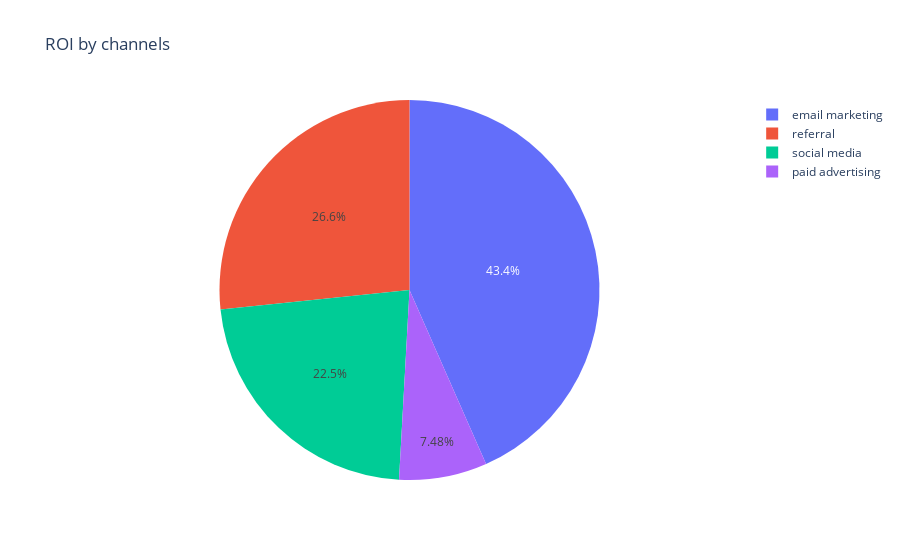

The code cell stored with this chart in its notebook:
### Markdown cell above
## Calculate the return on investment(ROI) for each channels

### Code cell
data['roi']=data['revenue']/data['cost']
roi_by_channels = data.groupby('channel')['roi'].mean().reset_index()
fig=px.pie(roi_by_channels, names='channel', values='roi', title= 'ROI by channels')
fig.show()

### Figure 1 — Plotly figure (JSON) as saved in the notebook; plotly's stock layout.template omitted (floating-point values rounded to 4 significant figures)
{"data": [{"domain": {"x": [0, 1], "y": [0, 1]}, "hovertemplate": "channel=%{label}<br>roi=%{value}<extra></extra>", "labels": ["email marketing", "paid advertising", "referral", "social media"], "legendgroup": "", "name": "", "showlegend": true, "type": "pie", "values": [538.6, 92.83, 330.7, 279.0]}], "layout": {"legend": {"tracegroupgap": 0}, "title": {"text": "ROI by channels"}}}
